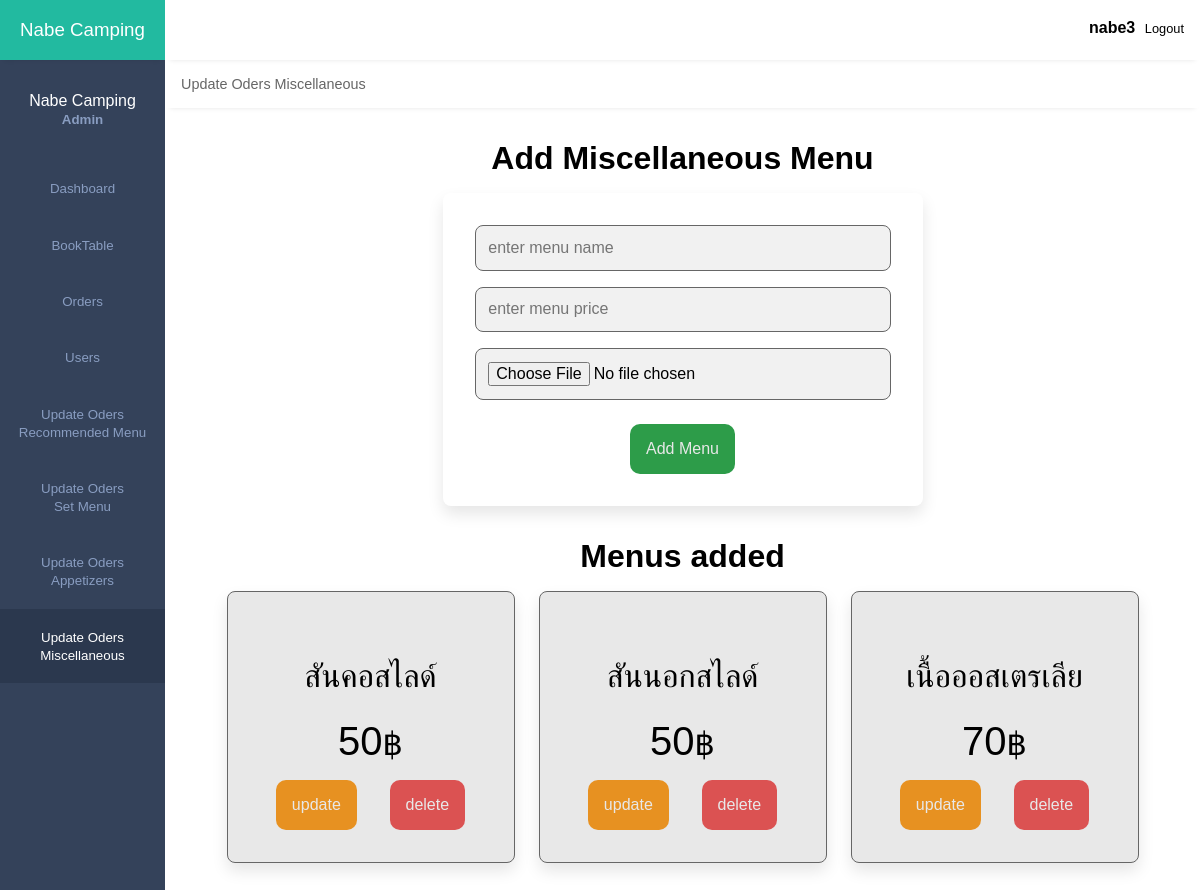
/updateoder_mis.php (signed in), run on the app's committed database.
### tables this page shows
CREATE TABLE `updatemenu_mis` (
  `id4` int(10) UNSIGNED NOT NULL,
  `name` varchar(100) NOT NULL,
  `price` int(10) NOT NULL,
  `image` varchar(100) NOT NULL
);

### updateoder_mis.php (the view, shortened to what this page needs)
<?php
    include('config.php');
?>
<!DOCTYPE html>
<html lang="en">
<head>
    <link rel="stylesheet" href="css/dashboardadmin.css">
    <link rel="stylesheet" href="css/updatemenu.css">
    <link rel="stylesheet" href="https://maxst.icons8.com/vue-static/landings/line-awesome/line-awesome/1.3.0/css/line-awesome.min.css">
</head>
<body>
    <div class="sidebar">
        <div class="side-header">
            <h3><span>Nabe Camping</span></h3>
        </div>
        <div class="side-content">
            <div class="profile">
                <h4>Nabe Camping</h4>
                <small>Admin</small>
            </div>
            <div class="side-menu">
                <ul>
                    <li>
                       <a href="dashboard.php">
                            <small>Dashboard</small>
                        </a>
                    </li>
                       <a href="booking.php">
                            <small>BookTable</small>
                        </a>
                    <li>
                       <a href="Oders.php">
                            <small>Orders</small>
                        </a>
                    </li>
                    <li>
                       <a href="aduser.php">
                            <small>Users</small>
                        </a>
                    </li>
                    <li>
                       <a href="updateoder_rec.php">
                            <small>Update Oders <br>Recommended Menu </small>
                        </a>
                    </li>
                    <li>
                       <a href="updateoder_set.php">
                            <small>Update Oders <br>Set Menu</small>
                        </a>
                    </li>
                    <li>
                       <a href="updateoder_app.php">
                            <small>Update Oders <br>Appetizers</small>
                        </a>
                    </li>
                    <li>
                       <a href="updateoder_mis.php" class="active">
                            <small>Update Oders <br> Miscellaneous </small>
                        </a>
                    </li>
                </ul>
            </div>
        </div>
    </div>
    <div class="main-content">
        <header>
            <div class="header-content">
                <div class="header-menu">
                    <div class="user">
                        <?php if (isset($_SESSION['username'])) : ?>
                        <p class="usernametext"><strong><?php echo $_SESSION['username'] ; ?></strong></p>
                        <a href="aduser.php?logout='1'"><span class="las la-power-off"></span></a>
                        <a href="aduser.php?logout='1'"><span class ="btnlogout">Logout</span></a>
                        <?php endif ?>
                    </div>
                </div>
            </div>
        </header>
        <main>
                <div class="records table-responsive">
                    <div class="record-header">
                        <div class="add">
                            <span>Update Oders Miscellaneous</span>
                        </div>
                    </div>
        </main>
        <section class="add_menu">
            <h1 class="heading">Add Miscellaneous Menu</h1>
            <form action="updateoder_db.php" method="POST" enctype="multipart/form-data">
                <input type="text" class="box" required maxlenght="100" placeholder="enter menu name" name="name">
                <input type="number" min="0" class="box" required max="999999999" placeholder="enter menu price" onkeypress="if(this.value.length == 10) return false;" name="price">
                <input type="file" name="image" accept="image/jpg, image/jpeg, image/PNG , image/JPG, image/JPEG, image/png" class="box" required>
                <div class="add_menu_btn"><input type="submit" value="Add Menu" class="btn3 primary-btn3" name="add_menum"></div>
            </form>
        </section>
        <section class="showmenu">
            <h1 class="heading">Menus added</h1>
            <div class="box-container">
                <?php
                    $select_menu = $con->prepare("SELECT * FROM updatemenu_mis");
                    $select_menu->execute();
                    if($select_menu->rowCount() > 0){
                        while($fetch_menu = $select_menu->fetch(PDO::FETCH_ASSOC)){
                    ?>
                    <div class="box">
                    <div class="name"><?= $fetch_menu['name']; ?></div>
                    <div class="price"><span><?= $fetch_menu['price']; ?></span>฿</div>
                    <div class="menuadd_btn">
                        <a href="updateoder_mis_edit.php?updatem=<?= $fetch_menu['id4']; ?>" class="btn4 primary-btn4">update</a>
                        <a href="updateoder_db.php?deletem=<?= $fetch_menu['id4']; ?>" class="btn5 primary-btn5" onclick="return confirm('delete this menu?');">delete</a>
                    </div>
                    </div>
                    <?php
                        }
                    }else{
                        echo '<p class="empty">No Menu added yet!</p>';
                    }
                ?>
            </div>
        </section>
</body>
</html>

### css/dashboardadmin.css (style rules this page uses)
:root { --main-color: #22BAA0; --color-dark: #34425A; --text-grey: #B0B0B0; --black1 :#000000; --green: #2d9c49; --white1: #e8e8e8; --red : #db5252; --orange: #e79121; }
.btnlogout { color: var(--black1); }
* { margin: 0; padding: 0; text-decoration: none; list-style-type: none; box-sizing: border-box; font-family: 'Merriweather', sans-serif; }
.btnlogout { font-family: 'Merriweather', sans-serif; }
.sidebar { position: fixed; height: 100%; width: 165px; left: 0; bottom: 0; top: 0; z-index: 100; background: var(--color-dark); transition: left 300ms; }
.side-header { box-shadow: 0px 5px 5px -5px rgb(0 0 0 /10%); background: var(--main-color); height: 60px; display: flex; justify-content: center; align-items: center; }
.side-header h3, side-head span { color: #fff; font-weight: 400; }
.side-content { height: calc(100vh - 60px); overflow: auto; }
.profile { text-align: center; padding: 2rem 0rem; }
.profile h4 { color: #fff; font-weight: 500; }
.profile small { color: #899DC1; font-weight: 600; }
.sidebar { overflow-y: auto; }
.side-menu ul { text-align: center; }
.side-menu a { display: block; padding: 1.2rem 0rem; }
.side-menu a.active { background: #2B384E; }
.side-menu a.active span, .side-menu a.active small { color: #fff; }
.side-menu a span, .side-menu a small { color: #899DC1; }
.main-content { margin-left: 165px; width: calc(100% - 165px); transition: margin-left 300ms; }
header { position: fixed; right: 0; top: 0; left: 165px; z-index: 100; height: 60px; box-shadow: 0px 5px 5px -5px rgb(0 0 0 /10%); background: #fff; transition: left 300ms; }
.header-content, .header-menu { display: flex; align-items: center; }
.header-content { justify-content: space-between; padding: 0rem 1rem; padding-top: 1.2rem; }
.header-menu { justify-content: flex-end; }
.user { display: flex; align-items: center; }
.usernametext { font-size: 1rem; text-align: center; }
.user span:last-child { display: inline-block; margin-left: .3rem; font-size: .8rem; }
main { margin-top: 60px; }
.records { box-shadow: 0px 5px 5px -5px rgb(0 0 0 / 10%); background: #fff; border-radius: 3px; }
.record-header { padding: 1rem; display: flex; justify-content: space-between; align-items: center; }
.add, .browse { display: flex; align-items: center; }
.add span { display: inline-block; margin-right: .6rem; font-size: .9rem; color: #666; }
input, button, select { outline: none; }
.table-responsive { width: 100%; overflow: auto; }

### data on the page
updatemenu_mis: name "สันคอสไลด์", price "50"
updatemenu_mis: name "สันนอกสไลด์", price "50"
updatemenu_mis: name "เนื้อออสเตรเลีย", price "70"

### other printed values
$_SESSION['username'] "nabe3"
